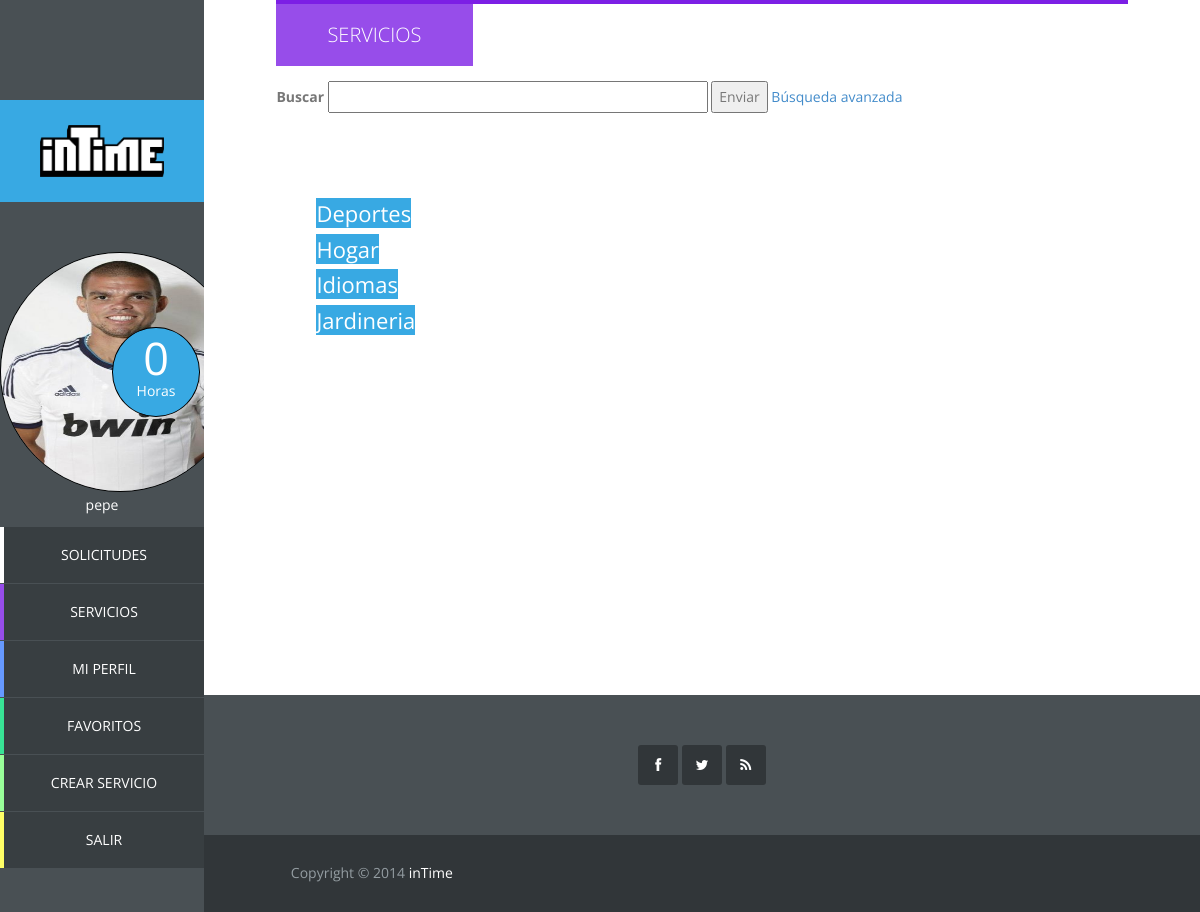
Screenshot of /vista/mostrar_servicios.php (signed in) with the database file from the repository.
### tables this page shows
CREATE TABLE IF NOT EXISTS `usuario` (
  `id_usuario` int(11) NOT NULL AUTO_INCREMENT,
  `correo` varchar(40) NOT NULL,
  `nombre` varchar(20) NOT NULL,
  `apellidos` varchar(40) NOT NULL,
  `direccion` varchar(80) NOT NULL,
  `horas_usuario` int(11) NOT NULL,
  `foto_usuario` varchar(20) DEFAULT NULL,
  `pass` char(128) NOT NULL,
  `salt` char(128) NOT NULL,
  `vio_sol_recibidas` datetime NOT NULL,
  `vio_sol_enviadas` datetime NOT NULL,
  PRIMARY KEY (`id_usuario`),
  UNIQUE KEY `correo` (`correo`)
);

CREATE TABLE IF NOT EXISTS `categoria` (
  `id_categoria` int(11) NOT NULL AUTO_INCREMENT,
  `categoria` varchar(20) NOT NULL,
  PRIMARY KEY (`id_categoria`),
  UNIQUE KEY `categoria` (`categoria`)
);

### modelo/usuario.php (called while the page is built, shortened)
<?php
	class Usuario {
		private $id;
		private $nombre;
		private $horas;
		private $foto;
		public function __construct($id, $correo, $nombre, $apellidos, $direccion, $horas, $foto, $pass, $salt) {
			$this->id = $id;
			$this->nombre = $nombre;
			$this->horas = $horas;
			$this->foto = $foto;
		}
		public function getId(){
			return $this->id;
		}
		public function getNombre(){
			return $this->nombre;
		}
		public function getHoras(){
			return $this->horas;
		}
		public function getFoto(){
			return $this->foto;
		}
	}

### controlador/op_base_datos.php (called while the page is built, shortened)
<?php
class Mysql{
	protected $host="localhost";
	protected $user="root";
    protected $clave="";
	protected function conectar(){
        $this->conexion=mysqli_connect($this->host,$this->user,$this->clave);
    }
}

### controlador/op_base_datos_usuario.php (called while the page is built, shortened)
<?php
require_once '../controlador/op_base_datos.php';
class MysqlUsuario extends Mysql {
	public function conseguirUsuarioById($id){
		$pst = $this->conexion->prepare("select * from usuario where id_usuario = ?");
		$pst->bind_param("s", $id);
		$pst->execute();
		$pst->bind_result($id_usuario, $correo, $nombre, $apellidos, $direccion, $horas, $foto, $pass, $salt,
			$vio_sol_recibidas, $vio_sol_enviadas);
		$usuario = NULL;
		if($pst->fetch()){
			$usuario = new Usuario($id_usuario, $correo, $nombre, $apellidos, $direccion, $horas, $foto, $pass, $salt,
				$vio_sol_recibidas, $vio_sol_enviadas);
		}
		return $usuario;
	}
}

### controlador/op_base_datos_servicio.php (called while the page is built, shortened)
<?php
require_once '../controlador/op_base_datos.php';
class MysqlServicio extends Mysql {
	public function conseguirTodasLasCategorias() {
		$pst = $this->conexion->prepare("select * from categoria order by categoria");
		$pst->execute();
		$pst->bind_result($id, $categoria);
		$resultado = NULL;
		while ($pst->fetch()) {
			$resultado[] = array('id_categoria'=>$id, 'categoria'=>$categoria);
		}
		return $resultado;
	}
}

### vista/mostrar_servicios.php (the view, shortened to what this page needs)
<!DOCTYPE html>
<html lang="es">
<?php
require_once '../modelo/usuario.php';
?>
	<?php include "head.php"?>
	<?php
	require_once '../controlador/op_base_datos_servicio.php';
	$BDD = new MysqlServicio();
	$resultadoCategorias = $BDD -> conseguirTodasLasCategorias();
	?>
	<body>
		<?php include "sidebar.php"
		?>
		<div id="main-content">
			<div id="templatemo">
				<div id="services" class="section-content">
					<div class="row">
						<div class="col-md-12">
							<div class="section-title">
								<h2>Servicios</h2>
								<div class="buscador">
									<form method="post" action="busqueda.php" accept-charset="utf-8">
										<label>Buscar</label>
										<input type="text" size="50">
										<button type="submit" name="submit" value="Enviar">
											Enviar
										</button>
										<a href="">Búsqueda avanzada</a>
									</form>
								</div>
							</div>
							<div class="cuerpo" id="servicios">
								<ul class = "lista-categorias">
									<?php
										if(isset($resultadoCategorias)){
											foreach($resultadoCategorias as $row){
									?>
											<li id="elem-categoria">
												<a href="#" onclick="mostrarServicios(<?php echo "'".$row['id_categoria']."'"?>)"><?php echo $row['categoria'] ?></a>
											</li>
									<?php
											}
										}else{
											echo "<h3>Aún no tenemos ninguna categoría disponible<h3>";
										}
									?>
								</ul>
							</div>
						</div>
					</div>
				</div>
				<?php include 'footer.php'
				?>
			</div>
		</div>
	</body>
</html>

### vista/sidebar.php (shortened to what this page needs)
<?php
$dir = $_SERVER["REQUEST_URI"];
$array = explode("/", $dir);
$n = count($array);
?>
	<div id="main-sidebar">
		<?php
		if($array[$n-1] == "index.php" || $array[$n-1] == ""){
		?>
		<div class="logo">
			<a href="index.php"><img src="vista/images/logo.png"/></a>
		</div>
		<ul class="main-menu">
			<li class="services">
				<a href='vista/mostrar_servicios.php'>servicios</a>
			</li>
			<li class="about">
				<a href="vista/sobrenosotros.php">sobre nosotros</a>
			</li>
			<li class="contact">
				<a href="vista/contacto.php">contacto</a>
			</li>
		</ul>
		<?php
		}else {
			require_once '../controlador/op_base_datos_usuario.php';
			require_once '../controlador/op_base_datos_servicio.php';
			require_once '../modelo/usuario.php';
			if(isset($_SESSION['login_usuario']) && $_SESSION['login_usuario']){
				$usuario = $_SESSION['usuario'];
				$BDD = new MysqlUsuario();
				$usuario = $BDD->conseguirUsuarioById($usuario->getId());
		?>
				<div class="logo">
					<a href="perfil_usuario.php">
						<img src="images/logo.png"/>
					</a>
				</div>
				<div class="navigation-log-in">
					<ul class="main-menu">
						<div class="circle-text">
							<div class="contador">
									<?php echo $usuario->getHoras() ?>
							</div>
							<p>Horas</p>
						</div>
						<?php
							if($usuario->getFoto() == NULL){
								echo "<a href='perfil_usuario.php'><img src='images/usuario/user_defect.png'></a>";
							}else{
						?>
								<a href='perfil_usuario.php'><img src='<?php echo "images/usuario/".$usuario->getFoto() ?>'></a>
						<?php
							}
						?>
						<p>
							<?php echo $usuario->getNombre();?>
						</p>
						<li class="requests">
							<a href="solicitudes.php">Solicitudes</a>
						</li>
						<li class="services">
							<a href="mostrar_servicios.php">servicios</a>
						</li>
						<li class="profile">
							<a href="perfil.php?id_usuario=<?php echo $usuario->getId() ?>">Mi Perfil</a>
						</li>
						<li class="favorites">
							<a href="favoritos.php">Favoritos</a>
						</li>
						<li class="new-job">
							<a href="crearservicio.php">Crear Servicio</a>
						</li>
						<li class="log-out">
							<a href="../controlador/logout.php">Salir</a>
						</li>
					</ul>
				</div>
		<?php
			}else if(isset($_SESSION['login_admin']) && $_SESSION['login_admin']) {
		?>
				<div class="logo">
					<a href="perfil_admin.php"><img src="images/logo.png"/></a>
				</div>
				<div class="navigation-log-in">
					<ul class="main-menu">
						<div class="circle-text">
							<div class="contador">-</div>
							<p>Horas</p>
						</div>
						<img src="images/admin.jpg" >
						<p> Administrador </p>
						<li class="user-list">
							<a href="usuariosadmin.php">Lista Usuarios</a>
						</li>
						<li class="service-list">
							<a href="serviciosadmin.php">Lista Servicios</a>
						</li>
						<li class="log-out">
							<a href="../controlador/logout.php">Salir</a>
						</li>
					</ul>
				</div>
		<?php
			}
		?>
		<?php
		}
		?>
	</div>

### vista/css/templatemo_style.css (style rules this page uses)
.main-menu, .responsive-menu ul, .social-member, .progess-bars, .first-footer .social-footer ul { padding: 0%; margin: 0%; list-style: none; }
body { font: 14px/1.85em 'Open Sans', Arial, Helvetice Neue, sans-serif; color: #777777; font-weight: 300px; font-style: normal; -webkit-font-smoothing: antialiased; -webkit-text-size-adjust: 100%; }
a, a:hover, a:focus { text-decoration: none; -webkit-transition: all 150ms ease-in; -moz-transition: all 150ms ease-in; -o-transition: all 150ms ease-in; transition: all 150ms ease-in; }
h1, h2, h3, h4, h5, h6 { font-family: 'Open Sans', Arial, Helvetice Neue, sans-serif; }
*, *:before, *:after { -moz-box-sizing: border-box; -webkit-box-sizing: border-box; box-sizing: border-box; }
#main-content, .full-width-slider { width: 83%; }
.section-content { padding: 0 7%; margin-bottom: 100px; height: 200%; }
.section-title { border-top: 4px solid; margin-bottom: 80px; }
.section-title h2 { display: inline-block; padding: 20px 51px; color: white; text-transform: uppercase; font-weight: 300; margin: 0; font-size: 20px; }
div.buscador { position: relative; width: 78%; margin-top: 15px; }
#services .section-title { border-color: #7c1fe5; }
#services h2 { background-color: #974dea; margin-right: 0% }
#main-sidebar { position: fixed; float: left; width: 17%; height: 100%; background-color: #495054; color: white; margin-right: 0px; overflow: auto; }
.logo { margin-top: 100px; background-color: #38a9e3; padding: 25px 40px; }
.logo a { color: white; }
.logo a img { width: 100%; height: 100%; }
.main-menu { text-align: center; }
.main-menu li { margin-bottom: 1px; }
.main-menu li a { color: white; text-transform: uppercase; display: block; border-left: 4px solid; padding: 15px 30px; background-color: #383e41; -webkit-transition: all 150ms ease-in; -moz-transition: all 150ms ease-in; -o-transition: all 150ms ease-in; transition: all 150ms ease-in; }
li.services a { border-color: #974dea; }
li.profile a { border-color: #6699FF; }
li.new-job a { border-color: #99FF99; }
li.log-out a { border-color: #FFFF66; }
li.favorites a { border-color: #38e395; }
.navigation-log-in { padding-top: 50px; }
.navigation-log-in img { border: 1px solid black; border-radius:120px; width: 240px; height: 240px; }
#main-content { float: left; width: 83%; height: 100%; margin-left: 17%; overflow: hidden; }
.cuerpo { min-height: 400px; }
.cuerpo#servicios { float: left; width: 100% }
ul.lista-categorias { display:block; float:left; list-style:none; width: 20%; margin-right: 5%; margin-bottom: 5%; }
li#elem-categoria { width: 100%; margin-top: 5%; }
li#elem-categoria a { width: 100%; min-padding: 0em; 1%; background-color: #38A9E3; color:#FFFFFF; border-bottom: 10%; font-size: 22px; }
.circle-text { position: absolute; width: 43%; margin-left: 55%; margin-top: 37%; }
.circle-text:after { content: ""; display: block; width: 100%; height:0; padding-bottom: 100%; background: #38a9e3; -moz-border-radius: 50%; -webkit-border-radius: 50%; border-radius: 50%; border: 1px solid black; }
.circle-text p { position: absolute; float: left; width: 100%; padding-top: 73%; line-height: 1em; margin-top: -0.5em; text-align: center; color: white; }
.circle-text div { position: absolute; width: 100%; padding-top: 35%; line-height: 1em; margin-top: -0.5em; text-align: center; color: white; font-size: 45px; }

### rows the page displays
usuario: horas_usuario "0", foto_usuario (picture), nombre "pepe"
categoria: categoria "Deportes"
categoria: categoria "Hogar"
categoria: categoria "Idiomas"
categoria: categoria "Jardineria"
